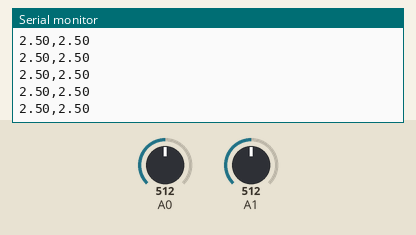
A sketch run on a simulated Arduino Uno, built with avr-gcc and run on an emulated ATmega328P. Shown: the last lines printed to the serial monitor. The test bench sets the inputs (shaded band); at power-on: A0 = 512, A1 = 512.

Above: at 1.2 s.
1.3 s: A0 set to 716
At 1.32 s:
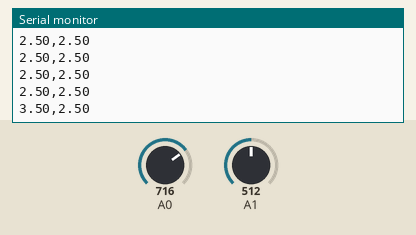
2.8 s: A1 set to 716
At 2.83 s:
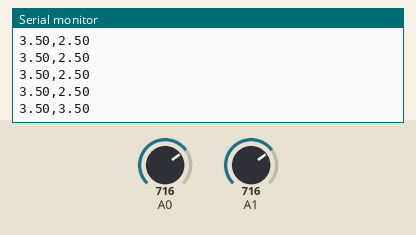
4.3 s: A0 set to 900
At 4.35 s:
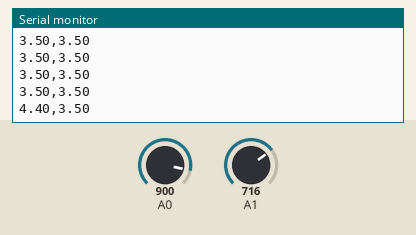
5.8 s: A1 set to 900
At 5.86 s:
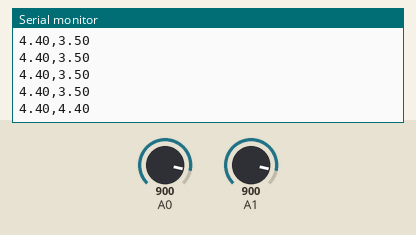
Timing chart, 0 to 8.8 s (numbered marks = the images above; inputs shaded):
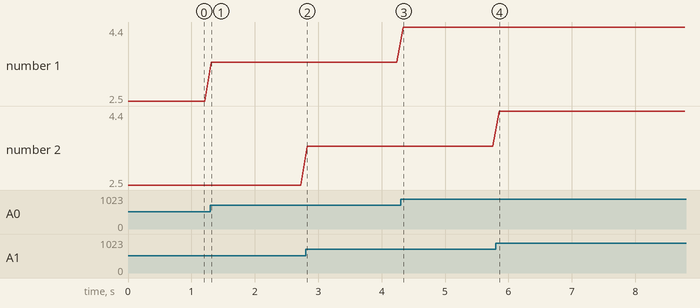

Measured:
- after the input at 1.3 s, the serial monitor: prints a new line at once (image 1)
- after the input at 2.8 s, the serial monitor: prints a new line at once (image 2)
- after the input at 4.3 s, the serial monitor: prints a new line at once (image 3)
- after the input at 5.8 s, the serial monitor: prints a new line after 0.06 s (image 4)
- plotted number 1: 2.5 → 3.5 after the input at 1.3 s, 3.5 → 4.4 after the input at 4.3 s

The sketch:

sketch_sep4a.ino
```cpp
void setup() {
    Serial.begin(9600);
}

void loop() {
    float voltage1 = analogRead(A0) * (5.0 / 1023.0);  // Convertir la lecture analogique
    float voltage2 = analogRead(A1) * (5.0 / 1023.0);
    Serial.print(voltage1);
    Serial.print(",");
    Serial.println(voltage2);
    delay(100);  // Délai pour éviter d'envoyer trop rapidement
}
```
